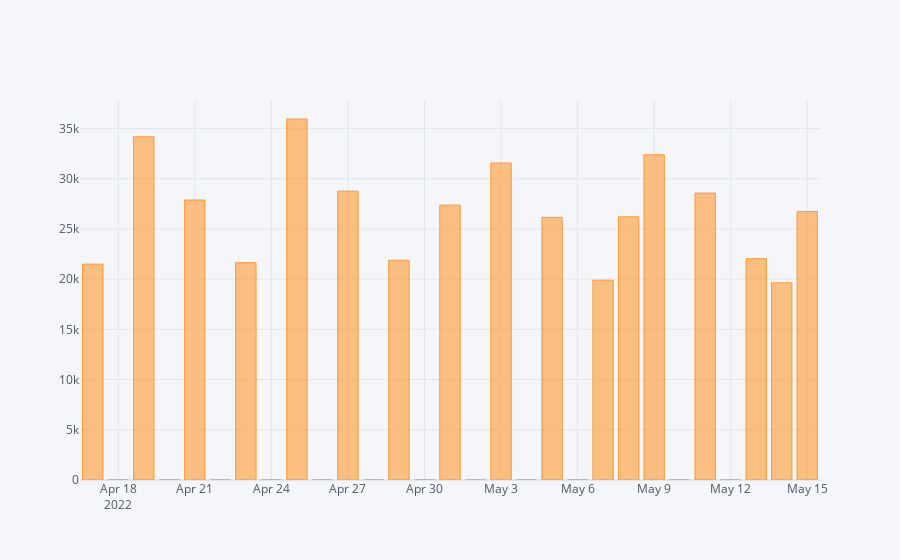

Here is the notebook cell this chart was saved with:
### Code cell
grouped = data.groupby(pd.Grouper(key='timestamp', axis=0, freq='1D'))['id'].nunique()
grouped.iplot(kind='bar')

### Figure 1 — Plotly figure (JSON) as saved in the notebook; plotly's stock layout.template omitted (floating-point values rounded to 4 significant figures)
{"data": [{"marker": {"color": "rgba(255, 153, 51, 0.6)", "line": {"color": "rgba(255, 153, 51, 1.0)", "width": 1}}, "name": "id", "orientation": "v", "text": "", "type": "bar", "x": ["2022-04-17 00:00:00+00:00", "2022-04-18 00:00:00+00:00", "2022-04-19 00:00:00+00:00", "2022-04-20 00:00:00+00:00", "2022-04-21 00:00:00+00:00", "2022-04-22 00:00:00+00:00", "2022-04-23 00:00:00+00:00", "2022-04-24 00:00:00+00:00", "2022-04-25 00:00:00+00:00", "2022-04-26 00:00:00+00:00", "2022-04-27 00:00:00+00:00", "2022-04-28 00:00:00+00:00", "2022-04-29 00:00:00+00:00", "2022-04-30 00:00:00+00:00", "2022-05-01 00:00:00+00:00", "2022-05-02 00:00:00+00:00", "2022-05-03 00:00:00+00:00", "2022-05-04 00:00:00+00:00", "2022-05-05 00:00:00+00:00", "2022-05-06 00:00:00+00:00", "2022-05-07 00:00:00+00:00", "2022-05-08 00:00:00+00:00", "2022-05-09 00:00:00+00:00", "2022-05-10 00:00:00+00:00", "2022-05-11 00:00:00+00:00", "2022-05-12 00:00:00+00:00", "2022-05-13 00:00:00+00:00", "2022-05-14 00:00:00+00:00", "2022-05-15 00:00:00+00:00"], "y": [21490, 0, 34174, 0, 27878, 0, 21637, 0, 35943, 0, 28760, 0, 21882, 0, 27372, 0, 31563, 0, 26157, 0, 19895, 26206, 32384, 0, 28567, 0, 22041, 19630, 26744]}], "layout": {"legend": {"bgcolor": "#F5F6F9", "font": {"color": "#4D5663"}}, "paper_bgcolor": "#F5F6F9", "plot_bgcolor": "#F5F6F9", "title": {"font": {"color": "#4D5663"}}, "xaxis": {"gridcolor": "#E1E5ED", "showgrid": true, "tickfont": {"color": "#4D5663"}, "title": {"font": {"color": "#4D5663"}, "text": ""}, "zerolinecolor": "#E1E5ED"}, "yaxis": {"gridcolor": "#E1E5ED", "showgrid": true, "tickfont": {"color": "#4D5663"}, "title": {"font": {"color": "#4D5663"}, "text": ""}, "zerolinecolor": "#E1E5ED"}}}
